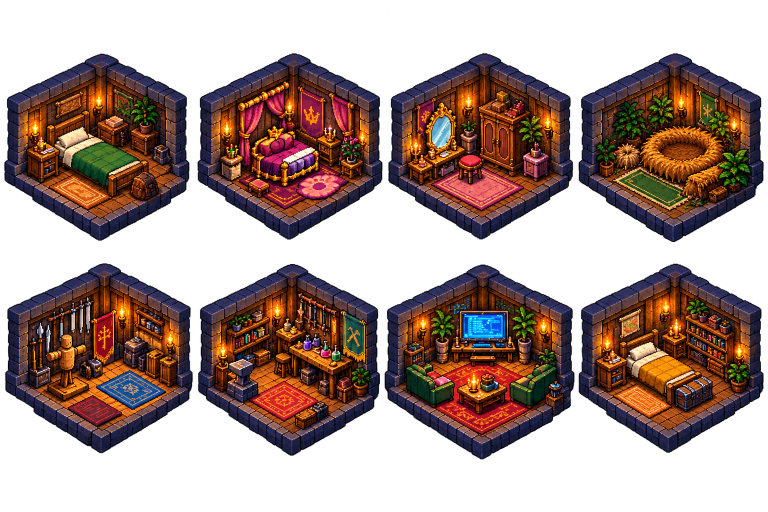
#> input picture Web/wwwroot/assets/house/source/rooms.png, 1536 x 1024 px (shown at 1/2 size)
$ python build_interface_assets.py
#> lines starting #> are read from the running program, lines starting #| are printed output that depends on the picture
#!/usr/bin/env python3
"""Split the authored room atlas and normalize the reusable nine-slice frame.

No rooms or artwork are synthesized. Source PNGs remain available for editing.
All room components use equal canvases and a common floor-tip anchor.
"""
import json
from zipfile import ZipFile, ZIP_DEFLATED
from pathlib import Path
from PIL import Image

ROOT = Path(__file__).resolve().parents[1] / 'Web/wwwroot/assets'
names = ('carl', 'donut', 'katia', 'mongo', 'training', 'crafting', 'social', 'bedroom')
sheet = Image.open(ROOT / 'house/source/rooms.png').convert('RGBA')
#> sheet is the input picture: PIL image 1536x1024 RGBA; mean R, G, B, A 55, 35, 35.7, 130.2
manifest = {'source': 'source/rooms.png', 'components': {}}
for i, name in enumerate(names):
    col, row = i % 4, i // 4
    box = (col * 384, row * 512, (col + 1) * 384, (row + 1) * 512)
    component = sheet.crop(box)
    bounds = component.getchannel('A').point(lambda a: 255 if a > 20 else 0).getbbox()
    assert bounds, name
    sprite = component.crop(bounds)
    canvas = Image.new('RGBA', (384, 400))
    assert sprite.width <= 384 and sprite.height <= 392, (name, sprite.size)
    canvas.paste(sprite, ((384-sprite.width)//2, 392-sprite.height))
    canvas.save(ROOT / f'house/{name}.png', optimize=True)
    manifest['components'][name] = {'file': f'{name}.png', 'width': 384, 'height': 400,
                                   'anchor': [192, 392], 'sourceCell': list(box)}
#> this loop made 8 passes
#> bounds on passes 1 to 8: (8, 107, 380, 482), (11, 106, 382, 480), (8, 106, 379, 479), (4, 106, 376, 485), (10, 14, 384, 395), (0, 16, 376, 400), (1, 17, 382, 407), (5, 15, 376, 394)
#> pass 1, `component = sheet.crop(box)`:
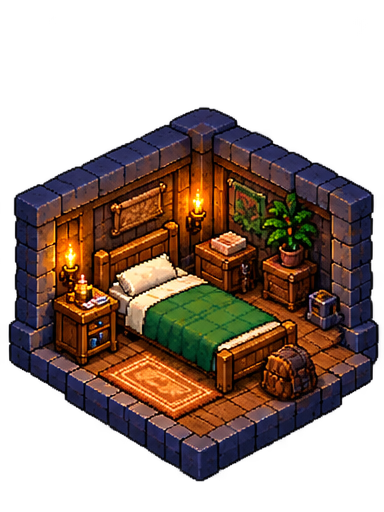
#> component: PIL image 384x512 RGBA; mean R, G, B, A 53.5, 37.2, 36.7, 129; transparent parts drawn white
#> pass 1, `sprite = component.crop(bounds)`:
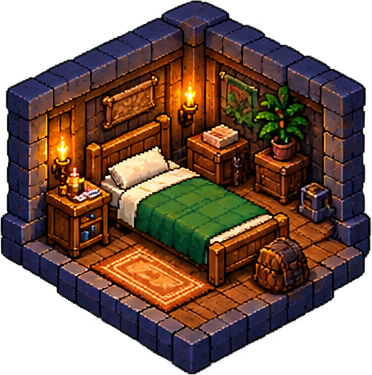
#> sprite: PIL image 372x375 RGBA; mean R, G, B, A 69.7, 46.8, 40.4, 181.8; transparent parts drawn white
#> pass 1, `canvas.save(ROOT / f'house/{name}.png', optimize=True)`:
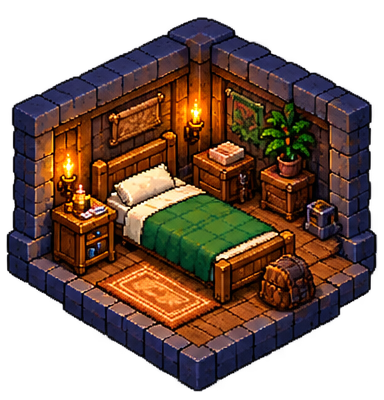
#> saved as carl.png: PIL image 384x400 RGBA; mean R, G, B, A 63.3, 42.5, 36.7, 165.1; transparent parts drawn white
#> after the loop:
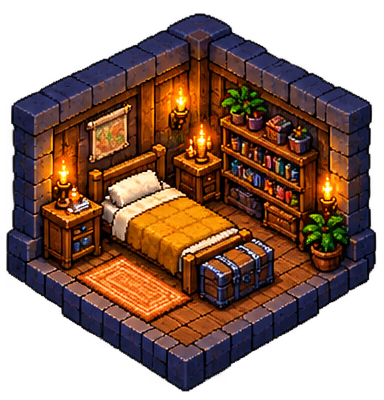
#> canvas: PIL image 384x400 RGBA; mean R, G, B, A 70.6, 43.4, 35.2, 164.5; transparent parts drawn white
#> after the loop:
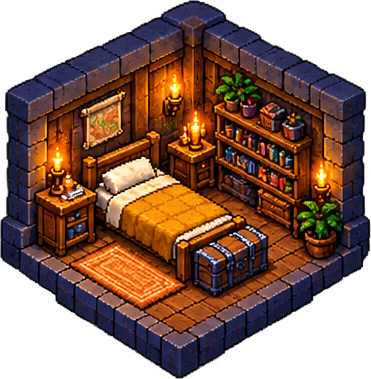
#> sprite: PIL image 371x379 RGBA; mean R, G, B, A 77.2, 47.4, 38.5, 179.7; transparent parts drawn white
#> after the loop, manifest = 2 items
(ROOT / 'house/manifest.json').write_text(json.dumps(manifest, indent=2) + '\n')
frame = Image.open(ROOT / 'interface/source/frame.png').convert('RGBA')
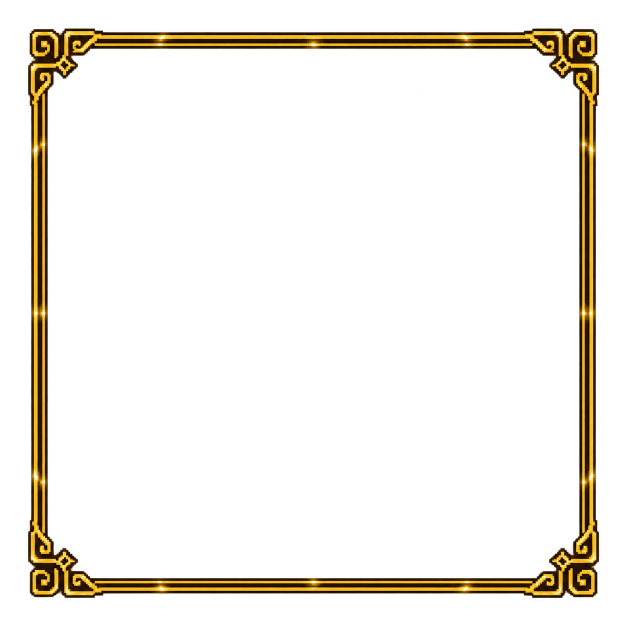
#> input picture Web/wwwroot/assets/interface/source/frame.png, 1254 x 1254 px (shown at 1/2 size)
#> frame is the input picture: PIL image 1254x1254 RGBA; mean R, G, B, A 13.9, 10.1, 1.9, 25.8
frame = frame.crop(frame.getchannel('A').getbbox()).resize((512, 512), Image.Resampling.NEAREST)
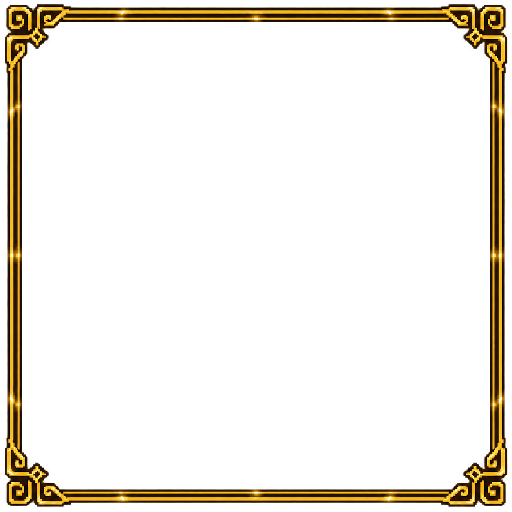
#> frame: PIL image 512x512 RGBA; mean R, G, B, A 15.8, 11.4, 2.2, 30.1; transparent parts drawn white
frame.save(ROOT / 'interface/ornate-frame.png', optimize=True)
(ROOT / 'interface/manifest.json').write_text(json.dumps({
    'frame': {'file': 'ornate-frame.png', 'width': 512, 'height': 512,
              'slice': 72, 'source': 'source/frame.png'}}, indent=2) + '\n')
with ZipFile(ROOT / 'interface-components.zip', 'w', ZIP_DEFLATED) as bundle:
    for name in names:
#> (the run stopped early here; a loop or call above may not have finished)
